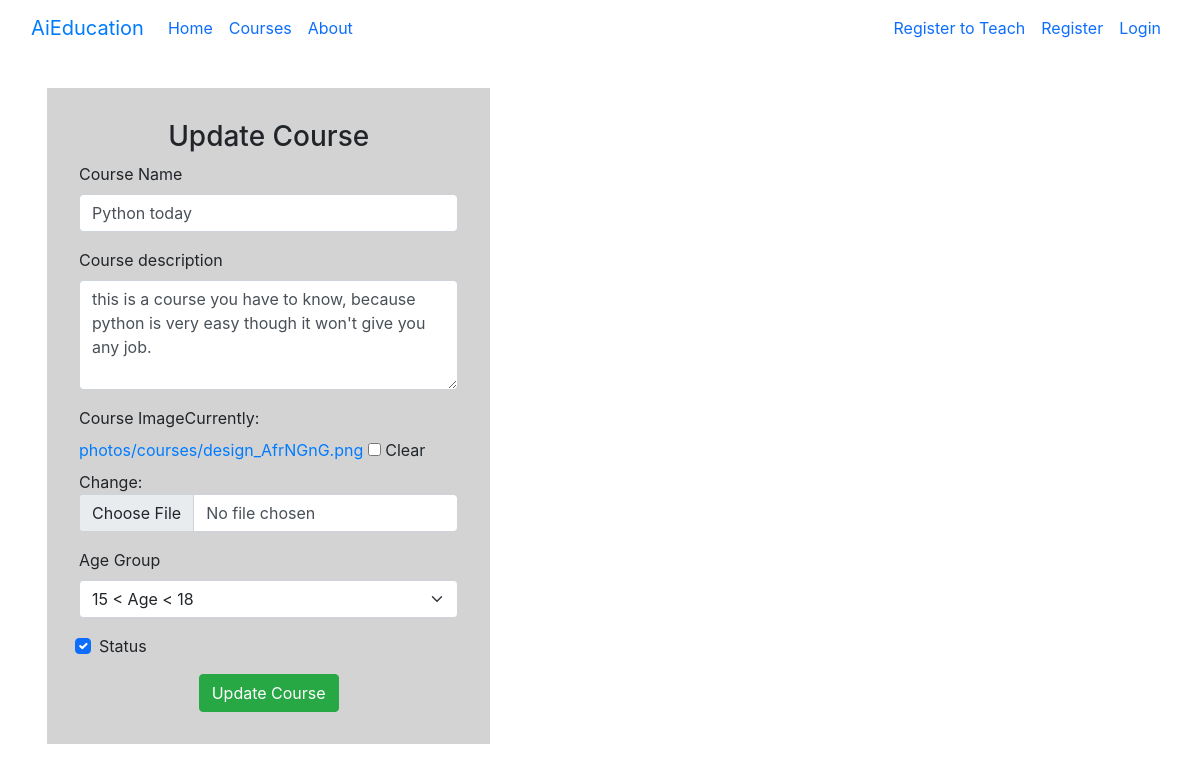
/courses/update-course/python-2-day/, run on an earlier commit of the app's database.
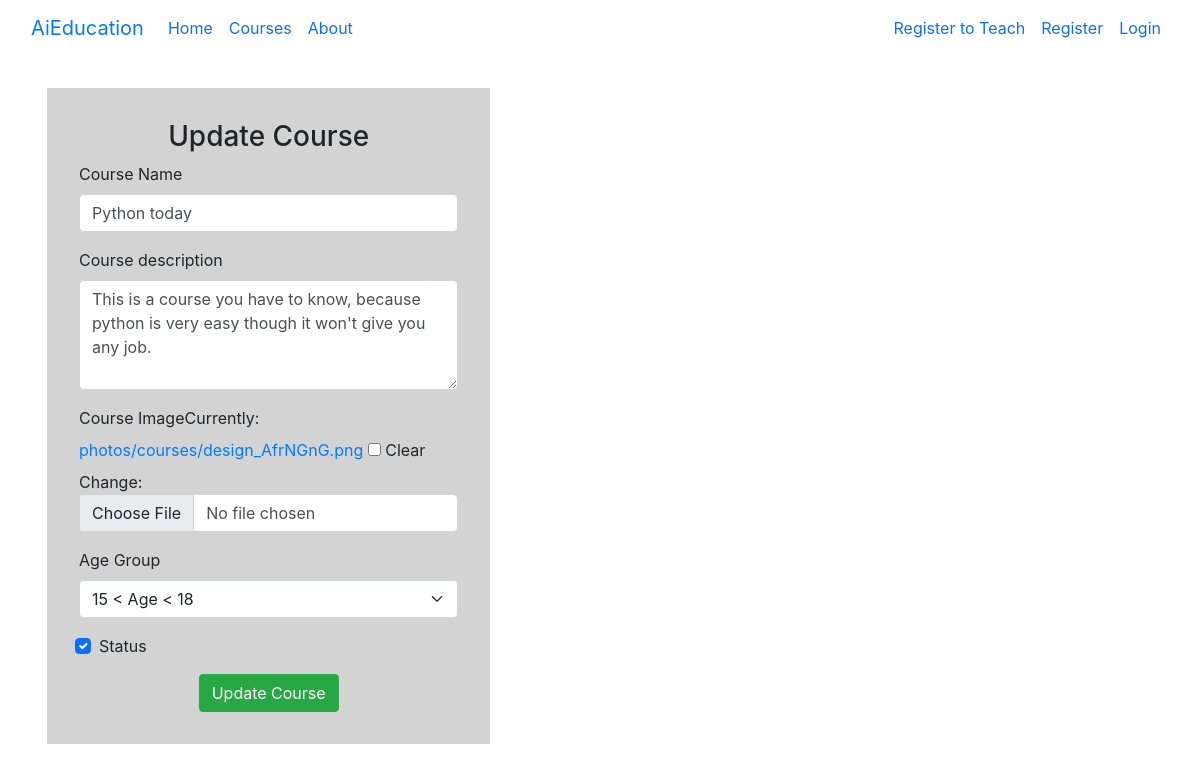
And on a later commit of the database.
### courses/models.py (models this page shows, shortened)
class Course(models.Model):
    course_name = models.CharField(max_length=100)
    made_by_teacher = models.ForeignKey(to=Teacher , on_delete=models.CASCADE, related_name='made_course')
    student = models.ManyToManyField(Student ,through='Course_members', related_name='has_course') # To get through the model name
    course_img = models.ImageField(upload_to='photos/courses',blank=True) # to change the upload path
    course_description = models.CharField(max_length=300)
    slug = models.SlugField()
    iscomplete = models.BooleanField(default=False)
    Age_choices = [
        ('Age < 10', 'Age <10'),
        ('10 < Age < 15', '10 < Age < 15'),
        ('15 < Age < 18','15 < Age < 18'),
        ('Above 18', 'Above 18'),
        ('For all ages', 'For all ages'),]
    age_group = models.CharField(max_length=20, choices=Age_choices, default='For all ages')
    tz1 = pytz.timezone('Asia/Kolkata')
    current_time = timezone.now().astimezone(tz1)
    duration = timedelta(hours=5, minutes=30)
    current_date = current_time + duration
    date_generated = models.DateTimeField(default=current_date)
    class Meta:
        ordering = ["course_name"]

### courses/views.py (the view)
# urls.py: path('update-course/<slug:slug>/', views.UpdateCourse.as_view(), name='updatecourse'),
class UpdateCourse(UpdateView):
    model = Course
    form_class = UpdateForm
    template_name = 'courses/update_course.html'
    success_url = reverse_lazy('courses:allcourseslist')

### courses/views.py
class UpdateForm(forms.ModelForm):
    course_description = forms.CharField(
        widget=forms.Textarea(attrs={'rows': 4, 'cols': 50})
    )
    class Meta:
        model = Course
        fields = ('course_name', 'course_description', 'course_img', 'age_group', 'iscomplete')
        labels = {
            'course_name': 'Course Name',
            'course_description': 'Course Description',
            'course_img': 'Course Image',
            'age_group': 'Age Group',
            'iscomplete': 'Status',
        }

### courses/templates/courses/update_course.html (shortened to what this page needs)
{% extends 'base.html' %}
{% load static %}
{% load bootstrap5 %}
{% block content %}
<div class="row" style="margin:0px; padding: 2em;">
<div class="col-lg-5">
<div style="padding:2em; background-color: lightgrey;">
    <h3 style="text-align: center;"> Update Course</h3>
    <form method="POST" enctype="multipart/form-data">
        {% bootstrap_form form %}
        <div style="text-align:center;">
        <input type="submit" class="btn btn-success" value="Update Course"> </div>
    </form>
</div></div>
</div>
{% endblock %}

What changed in the data, as far as the page shows it:
changed Course "Python today": course_description "this is a course you have to know, because python is very easy though it won't give you any job." → "This is a course you have to know, because python is very easy though it won't give you any job."
